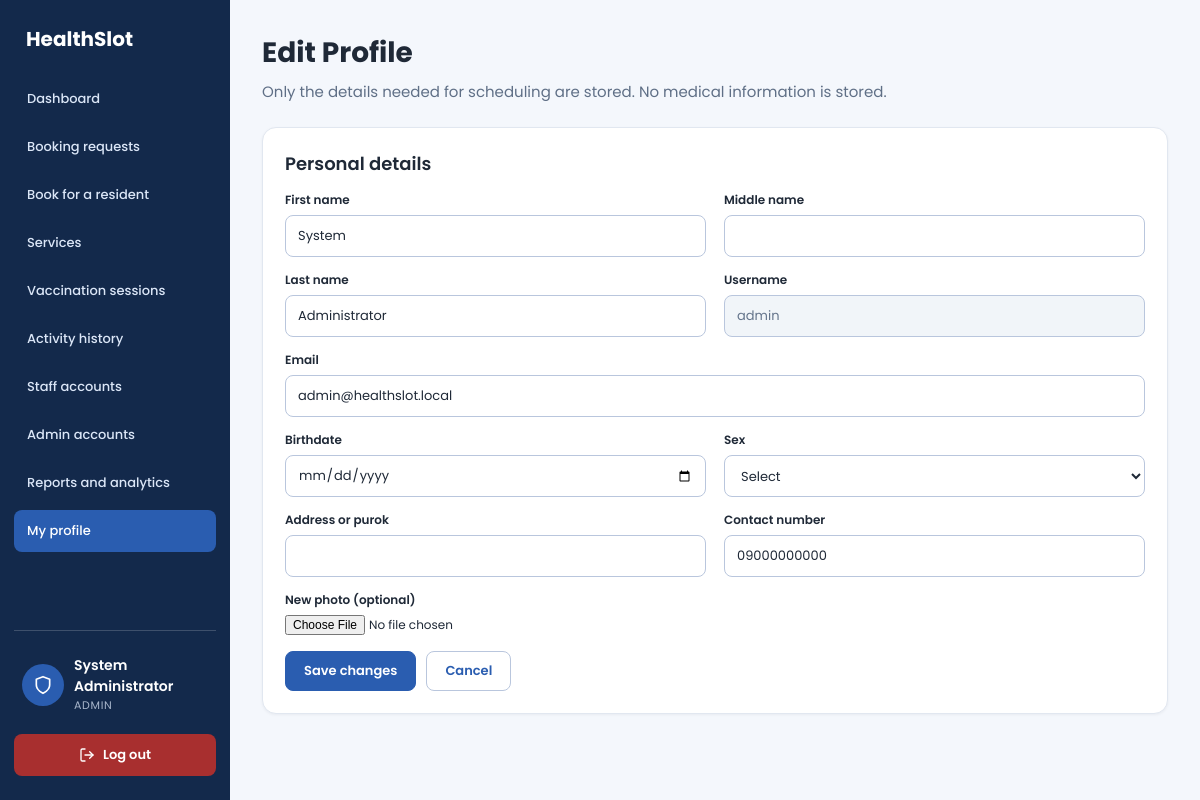
/staff_profile_update.php (signed in), run on the app's committed database.
### tables this page shows
CREATE TABLE IF NOT EXISTS `staff_tbl` (
  `staffid` int(11) NOT NULL AUTO_INCREMENT,
  `fname` varchar(50) NOT NULL,
  `mname` varchar(50) NOT NULL DEFAULT '',
  `lname` varchar(50) NOT NULL,
  `email` varchar(100) NOT NULL,
  `uname` varchar(100) NOT NULL,
  `contactnum` varchar(50) NOT NULL,
  `password` varchar(255) NOT NULL,
  `status` enum('active','inactive') NOT NULL DEFAULT 'active',
  `role` enum('staff','admin') NOT NULL DEFAULT 'staff',
  `birthday` date DEFAULT NULL,
  `sex` varchar(10) NOT NULL DEFAULT '',
  `address` varchar(100) NOT NULL DEFAULT '',
  `photo` varchar(255) NOT NULL DEFAULT '',
  `created_at` timestamp NOT NULL DEFAULT current_timestamp(),
  PRIMARY KEY (`staffid`),
  UNIQUE KEY `email` (`email`),
  UNIQUE KEY `uname` (`uname`)
);

### staff_profile_update.php (the view, shortened to what this page needs)
<?php
include_once("connection.php");
$isAdmin = ($_SESSION['role'] === 'admin');
$sid = (int)($_SESSION['userID'] ?? 0);
$sql = $conn->prepare("SELECT * FROM staff_tbl WHERE staffid = :id");
$sql->execute([':id' => $sid]);
$r = $sql->fetch(PDO::FETCH_ASSOC);
$lockedStyle = 'background:#f1f5f9; color:#64748b; cursor:not-allowed;';
$nameLocked = $isAdmin ? '' : 'readonly';
$nameStyle = $isAdmin ? '' : 'style="' . $lockedStyle . '"';
?>
<!DOCTYPE html>
<html lang="en">
<head>
<link rel="stylesheet" href="style.css">
</head>
<body class="dashboard-page">
<?php include 'nav.php'; ?>
<h2>Edit Profile</h2>
<h3>Only the details needed for scheduling are stored. No medical information is stored.</h3>
<div class="card">
    <h4>Personal details</h4>
    <form action="staff_profile_update.php" method="post" enctype="multipart/form-data">
        <div class="grid-2">
            <div class="field">
                <label for="fname">First name</label>
                <input type="text" id="fname" name="fname" maxlength="50" value="<?php echo htmlspecialchars($r['fname']); ?>" <?php echo $nameLocked; ?> <?php echo $nameStyle; ?> <?php echo $isAdmin ? 'required' : ''; ?>>
            </div>
            <div class="field">
                <label for="mname">Middle name</label>
                <input type="text" id="mname" name="mname" maxlength="50" value="<?php echo htmlspecialchars($r['mname']); ?>" <?php echo $nameLocked; ?> <?php echo $nameStyle; ?>>
            </div>
            <div class="field">
                <label for="lname">Last name</label>
                <input type="text" id="lname" name="lname" maxlength="50" value="<?php echo htmlspecialchars($r['lname']); ?>" <?php echo $nameLocked; ?> <?php echo $nameStyle; ?> <?php echo $isAdmin ? 'required' : ''; ?>>
            </div>
            <div class="field">
                <label for="uname">Username</label>
                <input type="text" id="uname" value="<?php echo htmlspecialchars($r['uname']); ?>" readonly style="<?php echo $lockedStyle; ?>">
            </div>
            <div class="field span-2">
                <label for="email">Email</label>
                <input type="email" id="email" name="email" maxlength="100" value="<?php echo htmlspecialchars($r['email']); ?>" <?php echo $nameLocked; ?> <?php echo $nameStyle; ?> <?php echo $isAdmin ? 'required' : ''; ?>>
            </div>
            <div class="field">
                <label for="birthday">Birthdate</label>
                <input type="date" id="birthday" name="birthday" max="<?php echo date('Y-m-d'); ?>" value="<?php echo htmlspecialchars((string)$r['birthday']); ?>" required>
            </div>
            <div class="field">
                <label for="sex">Sex</label>
                <select id="sex" name="sex" required>
                    <option value="" <?php echo ($r['sex'] === '') ? 'selected' : ''; ?> disabled>Select</option>
                </select>
            </div>
            <div class="field">
                <label for="address">Address or purok</label>
                <input type="text" id="address" name="address" maxlength="100" value="<?php echo htmlspecialchars($r['address']); ?>" required>
            </div>
            <div class="field">
                <label for="contactnum">Contact number</label>
                <input type="text" id="contactnum" name="contactnum" maxlength="15" value="<?php echo htmlspecialchars($r['contactnum']); ?>" <?php echo $nameLocked; ?> <?php echo $nameStyle; ?> <?php echo $isAdmin ? 'required' : ''; ?>>
            </div>
            <div class="field span-2">
                <label for="photo">New photo (optional)</label>
                <input type="file" id="photo" name="photo" accept="image/*">
            </div>
        </div>
        <div class="button-row" style="margin-top: 16px;">
            <input type="submit" name="update_profile" value="Save changes">
            <a class="btn btn-outline" href="staff_profile.php">Cancel</a>
        </div>
    </form>
</div>
</body>
</html>

### nav.php (shortened to what this page needs)
<?php
$role = $_SESSION['role'] ?? '';
$current = basename($_SERVER['PHP_SELF']);
$aliases = [
    'resident_book.php' => 'resident_services.php',
    'resident_profile_update.php' => 'resident_profile_page.php',
    'resident_password.php' => 'resident_profile_page.php',
    'staff_profile_update.php' => 'staff_profile.php',
    'staff_password.php' => 'staff_profile.php',
    'admin_staff_account_form.php' => 'admin_staff_accounts.php',
    'admin_admin_account_form.php' => 'admin_admin_accounts.php',
    'service_form.php' => 'services_offered.php',
    'vaccination_form.php' => 'vaccination_offered.php',
    'staff_account_form.php' => 'admin_staff_accounts.php',
];
if (isset($aliases[$current])) {
    $current = $aliases[$current];
}
if ($role === 'admin') {
    $links = [
        'admin_dashboard.php' => 'Dashboard',
        'booking_request.php' => 'Booking requests',
        'book_for_resident.php' => 'Book for a resident',
        'services_offered.php' => 'Services',
        'vaccination_offered.php' => 'Vaccination sessions',
        'activity_log.php' => 'Activity history',
        'admin_staff_accounts.php' => 'Staff accounts',
        'admin_admin_accounts.php' => 'Admin accounts',
        'admin_reports.php' => 'Reports and analytics',
        'staff_profile.php' => 'My profile'
    ];
}
include_once("connection.php");
$displayName = 'User';
$roleLabel = strtoupper($role !== '' ? $role : 'user');
$profileLink = ($role === 'resident') ? 'resident_profile_page.php' : 'staff_profile.php';
$sidePhoto = '';
try {
    if ($role === 'admin' || $role === 'staff') {
        $q = $conn->prepare("SELECT fname, lname, photo FROM staff_tbl WHERE staffid = :id");
        $q->execute([':id' => (int)($_SESSION['userID'] ?? 0)]);
        $who = $q->fetch(PDO::FETCH_ASSOC);
        if ($who) {
            $displayName = $who['fname'] . ' ' . $who['lname'];
            $sidePhoto = (string)$who['photo'];
        }
    }
} catch (PDOException $e) {
}
$sidePhotoPath = 'pictures/' . basename($sidePhoto);
$hasSidePhoto = ($sidePhoto !== '' && is_file($sidePhotoPath));
?>
<div class="profile-actions">
    <?php foreach ($links as $file => $label): ?>
        <a class="btn <?php echo ($file === $current) ? 'on' : ''; ?>" href="<?php echo $file; ?>"><?php echo $label; ?></a>
    <?php endforeach; ?>
    <div class="side-user">
        <a class="side-who" href="<?php echo $profileLink; ?>" title="My profile">
            <span class="side-avatar"<?php echo $hasSidePhoto ? ' style="overflow:hidden;"' : ''; ?>>
                <?php if ($hasSidePhoto): ?>
                    <img src="<?php echo htmlspecialchars($sidePhotoPath); ?>" alt="" style="width:100%;height:100%;object-fit:cover;border-radius:50%;display:block;">
                <?php else: ?>
                <svg width="20" height="20" viewBox="0 0 24 24" fill="none" stroke="currentColor" stroke-width="2" stroke-linecap="round" stroke-linejoin="round">
                    <?php if ($role === 'admin'): ?>
                        <path d="M12 22s8-4 8-10V5l-8-3-8 3v7c0 6 8 10 8 10z"/>
                    <?php elseif ($role === 'staff'): ?>
                        <path d="M12 5v14M5 12h14"/>
                    <?php else: ?>
                        <path d="M20 21v-2a4 4 0 0 0-4-4H8a4 4 0 0 0-4 4v2"/><circle cx="12" cy="7" r="4"/>
                    <?php endif; ?>
                </svg>
                <?php endif; ?>
            </span>
            <span class="side-text">
                <span class="side-name"><?php echo htmlspecialchars($displayName); ?></span>
                <span class="side-role"><?php echo htmlspecialchars($roleLabel); ?></span>
            </span>
        </a>
        <a class="side-logout" href="logout.php">
            <svg width="16" height="16" viewBox="0 0 24 24" fill="none" stroke="currentColor" stroke-width="2" stroke-linecap="round" stroke-linejoin="round">
                <path d="M9 21H5a2 2 0 0 1-2-2V5a2 2 0 0 1 2-2h4"/><polyline points="16 17 21 12 16 7"/><line x1="21" y1="12" x2="9" y2="12"/>
            </svg>
            Log out
        </a>
    </div>
</div>

### data on the page
staff_tbl: displayName "System Administrator", fname "System", lname "Administrator", uname "admin", email "admin@healthslot.local", sex "Select", contactnum "09000000000"

### other printed values
$label "Dashboard"
$label "Booking requests"
$label "Book for a resident"
$label "Services"
$label "Vaccination sessions"
$label "Activity history"
$label "Staff accounts"
$label "Admin accounts"
$label "Reports and analytics"
$label "My profile"
$roleLabel "ADMIN"
